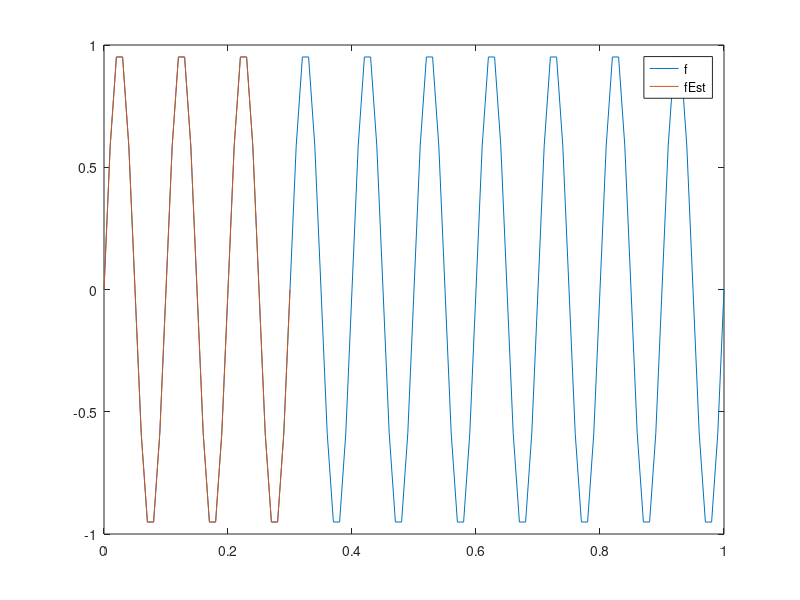

MATLAB code to generate this figure:
clear
close all
clc

%% Inputs
f0 = 10;  % Frequency of signal (Hz)
fs = 100;  % Sampling frequency (Hz)
N = 3;  % Number of signal periods to analyze (--)

%% Check #1
if fs < 2 * f0
   error('fs must be >= 2 * f0')
end

%% Calculations
% - Intermediate
w0 = 2 * pi * f0;  % Frequency of signal (rad/s)
T0 = 1 / f0;  % Period of signal (s)
Ts = 1 / fs;  % Sampling period (s)

% - Signal
t = (0:100) * Ts;  % Time (s)
f = sin(w0 * t);  % Range [arbitrary unit(s)]

%% Check #2
if N * T0 > t(end)
   error('N * T0 must be < t(end)')
end

%% Calculations (cont.)

% - Fourier: analyze N period(s) of f
nIndex = find(t < 1.000001 * N * T0 & t > 0.999999 * N * T0);
tN = t(1:nIndex);
fN = f(1:nIndex);

% - - Coefficients
a1 = 2 / (N * T0) * trapz(tN, fN .* cos(w0 * tN));
b1 = 2 / (N * T0) * trapz(tN, fN .* sin(w0 * tN));

% - - Estimation
fEst = a1 * cos(w0 * tN) + b1 * sin(w0 * tN);

%% Plot
plot(t, f, tN, fEst), legend('f', 'fEst')
